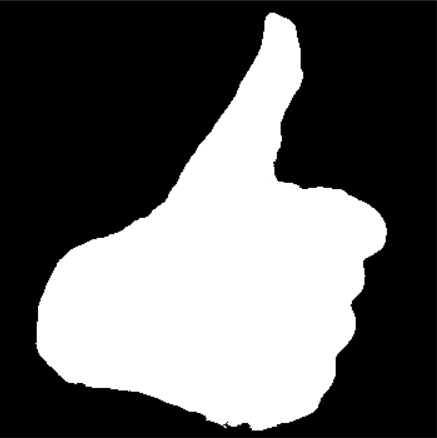
#> input picture Templates/1.png, 437 x 438 px
$ python image_threshold.py
#> lines starting #> are read from the running program, lines starting #| are printed output that depends on the picture
import cv2

img1 = cv2.imread('Templates/1.png',0)
#> img1 is the input picture: shape (438, 437); min 0, max 255, mean 97.3
img2 = cv2.imread('Templates/2.png',0)
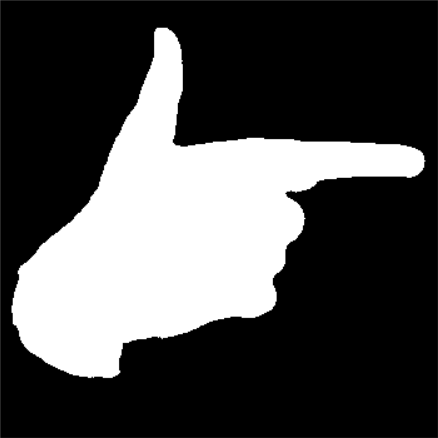
#> input picture Templates/2.png, 438 x 438 px
#> img2 is the input picture: shape (438, 438); min 0, max 255, mean 74.8
img3 = cv2.imread('Templates/3.png',0)
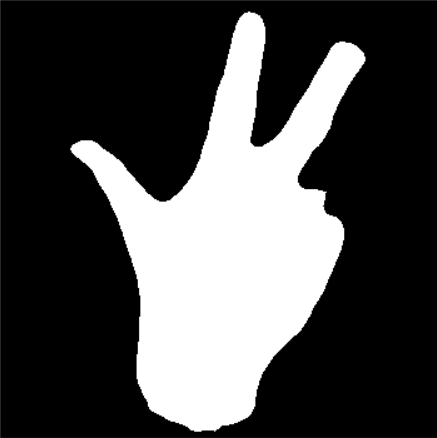
#> input picture Templates/3.png, 437 x 438 px
#> img3 is the input picture: shape (438, 437); min 0, max 255, mean 73.9
img4 = cv2.imread('Templates/4.png',0)
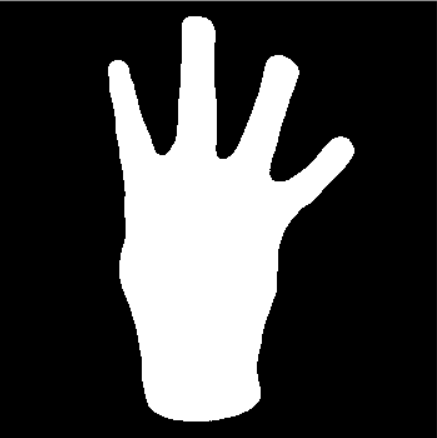
#> input picture Templates/4.png, 437 x 438 px
#> img4 is the input picture: shape (438, 437); min 0, max 255, mean 67.6
img5 = cv2.imread('Templates/5.png',0)
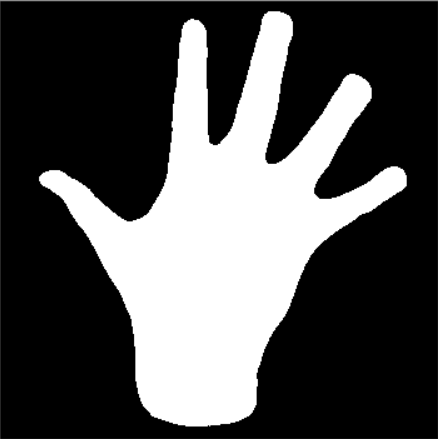
#> input picture Templates/5.png, 438 x 439 px
#> img5 is the input picture: shape (439, 438); min 0, max 255, mean 80.4
img12 = cv2.imread('Templates/12.png', 0)
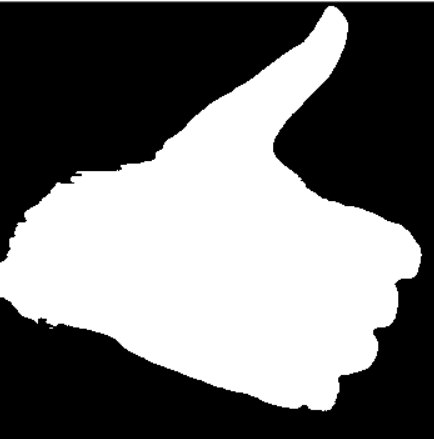
#> input picture Templates/12.png, 434 x 439 px
#> img12 is the input picture: shape (439, 434); min 0, max 255, mean 113.2
img13 = cv2.imread('Templates/13.png', 0)
img14 = cv2.imread('Templates/14.png', 0)
img15 = cv2.imread('Templates/15.png', 0)
img2Right = cv2.imread('Templates/2_Right.png', 0)
img2Left = cv2.imread('Templates/2_Left.png', 0)
img3Right = cv2.imread('Templates/3_Right.png', 0)
img3Left = cv2.imread('Templates/3_Left.png', 0)
img4Right = cv2.imread('Templates/4_Right.png', 0)
img4Left = cv2.imread('Templates/4_Left.png', 0)
img5Right = cv2.imread('Templates/5_Right.png', 0)
img5Left = cv2.imread('Templates/5_Left.png', 0)


# mean blurring
def mask(image):
    image=cv2.resize(image,(200,200))
    #440, 440
    return image
